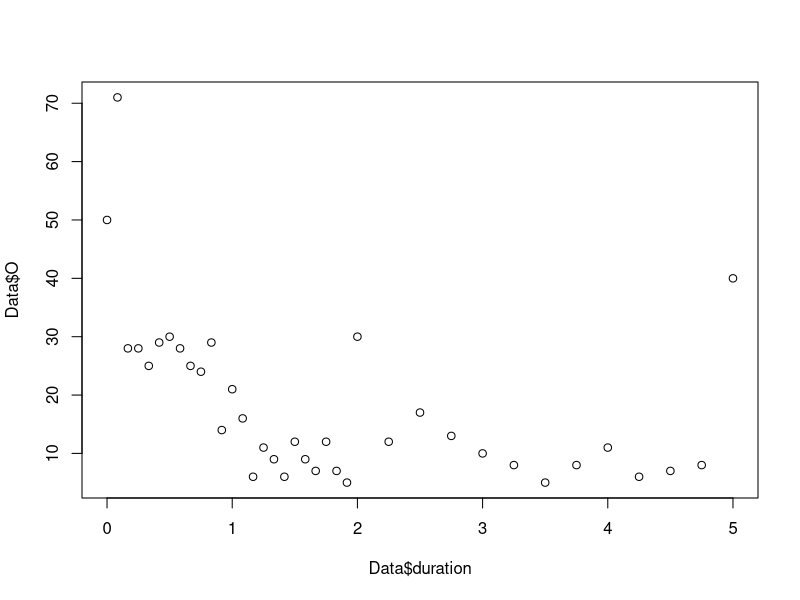
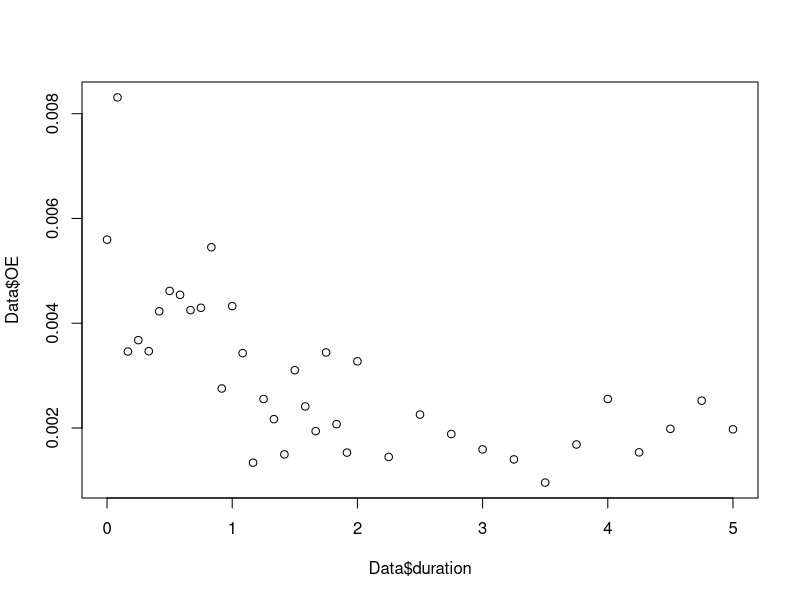
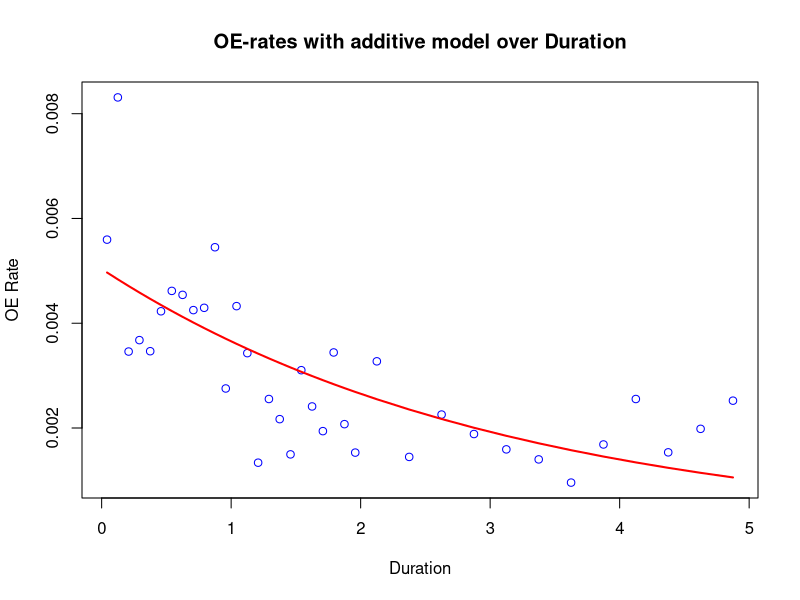
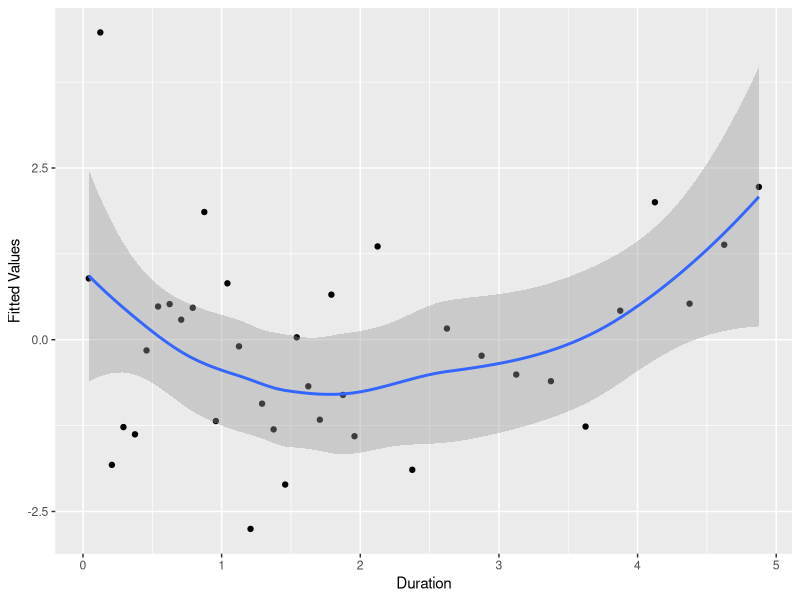
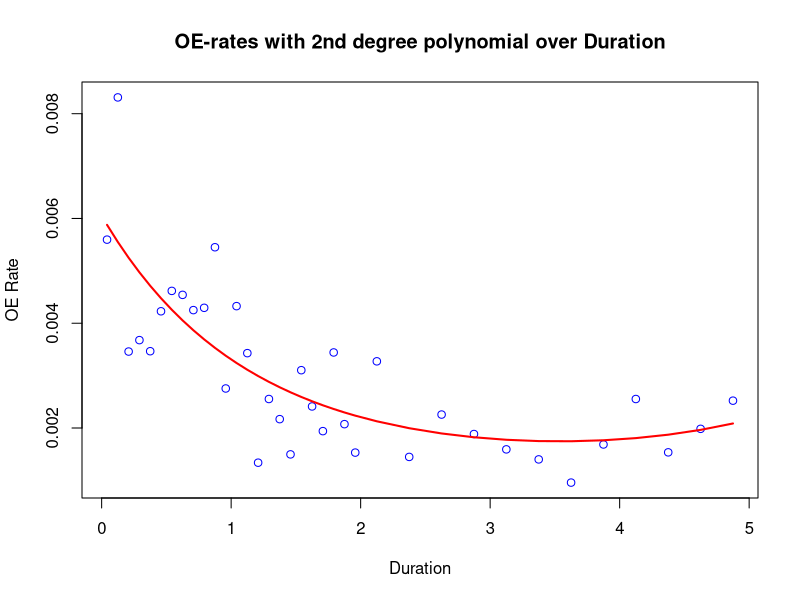
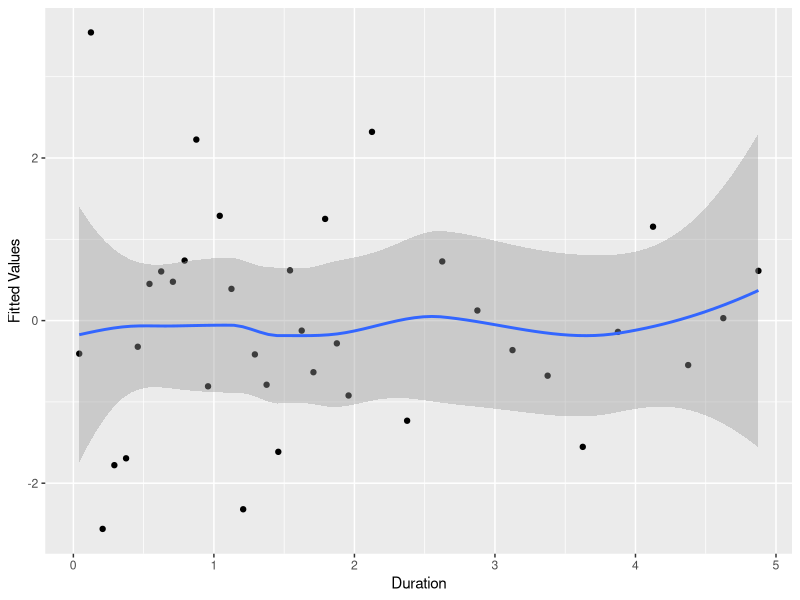
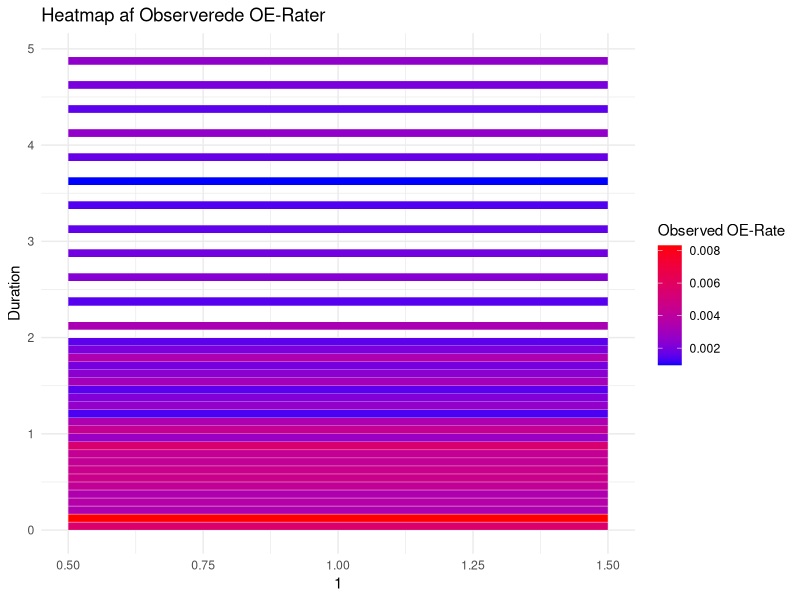
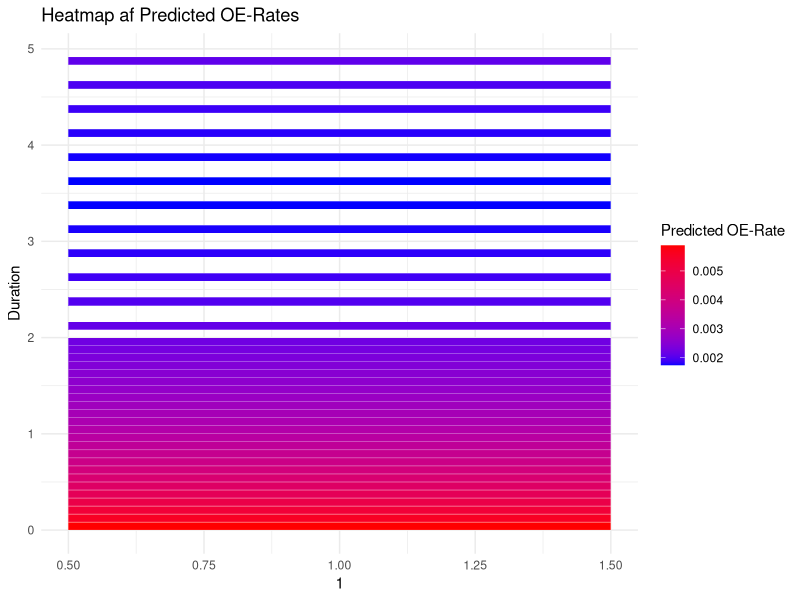

Source code (R) for these figures, in order:
######################################################
####                  DATA LOADING                ####
######################################################

# Pakker: 
library(tidyverse)
library(ggplot2)
library(dplyr)
library(stats)
library(splines)
library(hexbin)

# Indlæs data
Data <- read_csv("Data/FJ/FJSD.csv")
Data$OE <- Data$O / Data$E

View(Data)

#Dette datasæt har ingen inddeling af age, så vi har kun covariaten duration.

######################################################
####            VISUALISERING AF DATA             ####
######################################################

# Plot data
plot(y = Data$O, x = Data$duration)
plot(y = Data$OE, x = Data$duration)


######################################################
####          CENTRERING AF COVARIATER            ####
######################################################

#centrerer duration
midpointsduration <- c((unique(Data$duration)[-1] + unique(Data$duration)[-length(unique(Data$duration))]) / 2, unique(Data$duration)[length(unique(Data$duration))])
Data$duration <- midpointsduration[match(Data$duration, unique(Data$duration))]

#fjerner sidste datapunkt for duration
Data <- Data[Data$duration != unique(Data$duration)[length(unique(Data$duration))], ]

# Vis centreret data
View(Data)


######################################################
####               LINEAR GLM MODEL               ####
######################################################

# Lineær GLM model
glm_linear <- glm(O ~ duration, offset = log(E), 
                  family = poisson, data = Data)

# Forudsigelser med lineær model
Data$predicted_O <- predict(glm_linear, type = "response")
Data$predicted_OE <- Data$predicted_O / Data$E

# Plot OE-rates over duration med lineær model
plot(Data$duration, Data$OE, 
     col = "blue", 
     pch = 1, 
     xlab = "Duration",
     ylab = "OE Rate",
     main = "OE-rates with additive model over Duration")
lines(Data$duration, Data$predicted_OE, col = "red", lwd = 2)


######################################################
####                  RESIDUAL PLOT               ####
######################################################

# Funktion til residual plot
residplotduration <- function(model) {
  qplot(Data$duration, .stdresid, data = model) +
    geom_smooth(method = "loess", size = 1, formula = y ~ x) +
    xlab("Duration") +
    ylab("Fitted Values")
}

# Plot residuals for linear model
residplotduration(glm_linear)



######################################################
####                  POLYNIMIER                  ####
######################################################

# Polynomial modeller for duration
glm_poly2 <- glm(O ~ poly(duration, 2), offset = log(E), 
                 family = poisson, data = Data)

glm_poly3 <- glm(O ~ poly(duration, 3), offset = log(E), 
                 family = poisson, data = Data)

glm_poly4 <- glm(O ~ poly(duration, 4), offset = log(E), 
                 family = poisson, data = Data)

glm_poly6 <- glm(O ~ poly(duration, 6), offset = log(E), 
                 family = poisson, data = Data)

glm_poly8 <- glm(O ~ poly(duration, 8), offset = log(E), 
                 family = poisson, data = Data)

glm_poly10 <- glm(O ~ poly(duration, 10), offset = log(E), 
                  family = poisson, data = Data)

# Sammenlign AIC for polynomial modeller
AIC(glm_linear, glm_poly2, glm_poly3, glm_poly4, glm_poly6, glm_poly8, glm_poly10)

# Forudsigelser med 2. grad polynomium model
Data$predicted_O <- predict(glm_poly2, type = "response")
Data$predicted_OE <- Data$predicted_O / Data$E

# Plot OE-rates over duration med 2. grad polynomium
plot(Data$duration, Data$OE, 
     col = "blue", 
     pch = 1, 
     xlab = "Duration",
     ylab = "OE Rate",
     main = "OE-rates with 2nd degree polynomial over Duration")
lines(Data$duration, Data$predicted_OE, col = "red", lwd = 2)

# Plot residuals for polynomial model
residplotduration(glm_poly2)



######################################################
####                   SPLINES                    ####
######################################################

# Splines modeller for duration
glm_splines2 <- glm(O ~ ns(duration, df = 3), offset = log(E), 
                    family = poisson, data = Data)

glm_splines3 <- glm(O ~ ns(duration, df = 4), offset = log(E), 
                    family = poisson, data = Data)

glm_splines4 <- glm(O ~ ns(duration, df = 5), offset = log(E), 
                    family = poisson, data = Data)

glm_splines5 <- glm(O ~ ns(duration, df = 6), offset = log(E), 
                    family = poisson, data = Data)

glm_splines6 <- glm(O ~ ns(duration, df = 7), offset = log(E), 
                    family = poisson, data = Data)

# Sammenlign AIC for splines modeller
AIC(glm_poly2, glm_splines2, glm_splines3, glm_splines4, glm_splines5, glm_splines6)



######################################################
####                    HEATMAP                   ####
######################################################

# Beregn de forudsigede rater fra GLM-modellen
Data$observed_rate <- Data$O / Data$E
Data$predicted_rate <- predict(glm_poly2, newdata = Data, type = "response")
Data$predicted_rate_oe <- Data$predicted_rate / Data$E

# Heatmap for de observerede rater
heatmap_observed <- ggplot(Data, aes(y = duration, x = 1, fill = observed_rate)) +
  geom_tile(color = "white") +
  scale_fill_gradient(low = "blue", high = "red") +
  labs(title = "Heatmap af Observerede OE-Rater",
       y = "Duration",
       x = "1",
       fill = "Observed OE-Rate") +
  theme_minimal()

# Heatmap for de forudsigede rater
heatmap_predicted <- ggplot(Data, aes(y = duration, x = 1, fill = predicted_rate_oe)) +
  geom_tile(color = "white") +
  scale_fill_gradient(low = "blue", high = "red") +
  labs(title = "Heatmap af Predicted OE-Rates",
       y = "Duration",
       x = "1",
       fill = "Predicted OE-Rate") +
  theme_minimal()

# Print begge heatmaps
heatmap_observed
heatmap_predicted

# Kombiner heatmaps i et enkelt plot
library(gridExtra)
grid.arrange(heatmap_observed, heatmap_predicted, ncol = 2)


# Beregn forskellen mellem observerede og forudsigede rater
Data$difference_rate <- Data$observed_rate - Data$predicted_rate_oe

# Heatmap for forskelle mellem observerede og forudsigede rater
ggplot(Data, aes(x = 1, y = duration, fill = difference_rate)) +
  geom_tile(color = "white") +
  scale_fill_gradient2(low = "blue", mid = "white", high = "red", midpoint = 0) +
  labs(title = "Heatmap af Forskel mellem Observerede og Forudsigede Rater",
       x = "1",
       y = "Duration",
       ylim = c(0, 5.5 / 12),
       fill = "Forskel Rate") +
  theme_minimal()



######################################################
####              ENDELIGE MODEL                  ####
######################################################

glm_FJSD <- glm(O ~ poly(duration,2), offset = log(E), 
                  family = poisson, data = Data)





